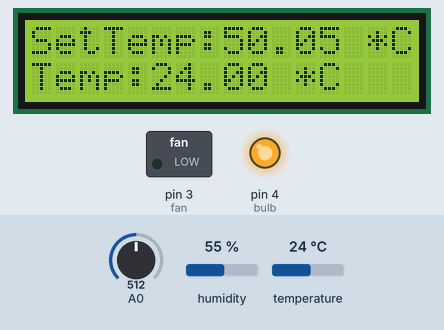
Recording of a sketch running on a simulated Arduino Uno, built with avr-gcc and run on an emulated ATmega328P. On the bench: 16×2 character LCD, switched loads named in the sketch (green lamp = pin HIGH), output pins drawn as LEDs (lit = HIGH). Inputs (shaded band) come from the test bench; at power-on: A0 = 512, temperature 24 °C, humidity 55 %.

Above: at 1.3 s.
1.4 s: A0 set to 259
At 2.3 s:
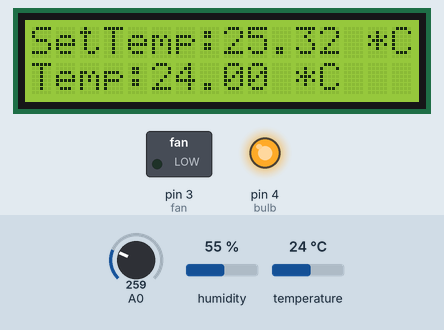
3.1 s: A0 set to 230
At 3.25 s:
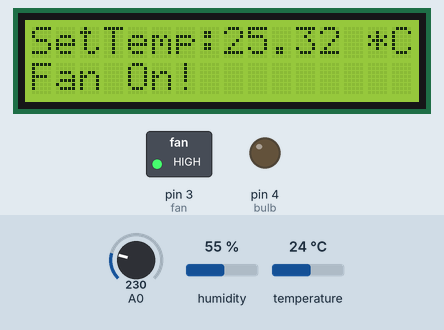
4.8 s: temperature set to 21 °C
At 6.49 s:
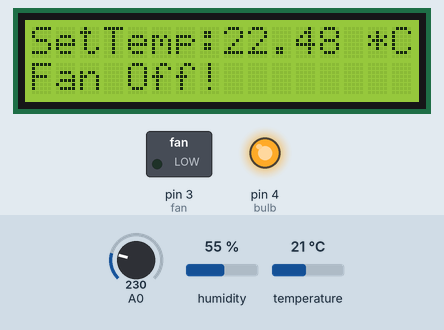
8.2 s: temperature set to 12 °C
At 8.7 s:
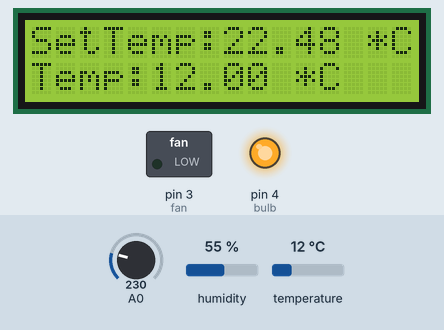
9.9 s: temperature set to 19 °C
At 11.8 s:
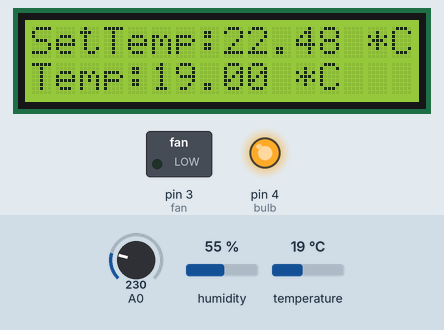
12.1 s: temperature set to 28 °C
At 13.8 s:
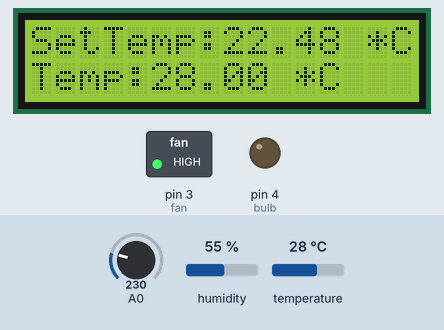
Timing chart, 0 to 15.3 s (numbered marks = the images above; inputs shaded):
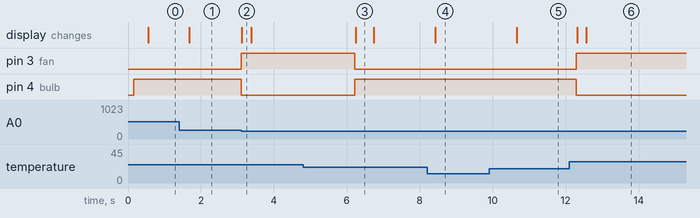

Measured:
- the behaviour switches between 246 and 245 on A0 (found by bisection; images 1 and 2)
- the behaviour switches between 23 and 22 °C on temperature (found by bisection; images 2 and 3)
- after the input at 1.4 s, the display: changes after 0.28 s (image 1)
- after the input at 3.1 s, pin 3 (fan): LOW → HIGH at once; pin 4 (bulb): HIGH → LOW at once; the display: changes at once (image 2)
- after the input at 4.8 s, pin 3 (fan): HIGH → LOW after 1.4 s; pin 4 (bulb): LOW → HIGH after 1.4 s; the display: changes after 1.4 s (image 3)
- after the input at 8.2 s, the display: changes after 0.22 s (image 4)
- after the input at 9.9 s, the display: changes after 0.76 s (image 5)
- after the input at 12.1 s, pin 3 (fan): LOW → HIGH after 0.19 s; pin 4 (bulb): HIGH → LOW after 0.19 s; the display: first changes after 0.21 s (image 6 shows a later state)

The sketch:

manny.ino
```cpp
#include <LiquidCrystal_I2C.h>

LiquidCrystal_I2C lcd(0x27, 16, 2);

#include "DHT.h"


#define bulb 4
#define fan 3


#define DHTPIN 2
#define DHTTYPE DHT11

#define on 1
#define off 0


DHT dht(DHTPIN, DHTTYPE);

struct Controller
{
  float setTemp = 30.0;
  bool fanState = off;
  unsigned long lastMillis = 0;
  bool toggle = false;

  void init(void)
  {
    pinMode(bulb, 1);
    pinMode(fan, 1);
    dht.begin();
    lcd.init();
    lcd.init();
    lcd.backlight();
    lcd.setCursor(0, 0);
  }

  float fmap(float val, float fromLow, float fromHigh, float toLow, float toHigh)
  {
    float norm = (val - fromLow) / (fromHigh - fromLow);
    float lerp = norm * (toHigh - toLow) + toLow;
    return lerp;
  }

  float measureTemp()
  {
    return dht.readTemperature();
  }

  void startFan()
  {
    digitalWrite(fan, 1);
  }

  void stopFan()
  {
    digitalWrite(fan, 0);
  }

  void OnLights()
  {
    digitalWrite(bulb, 1);
  }

  void OffLights()
  {
    digitalWrite(bulb, 0);
  }

  void clearLcdRow(int row)
  {
    lcd.setCursor(0, row);
    lcd.print("                ");
  }

  void run()
  {
    float temperature = measureTemp();
    float setTemp = fmap((float)analogRead(A0), 0, 1023.0, 0.0, 100.0);
    if (temperature > setTemp)
    {
      OffLights();
      startFan();
      if (!toggle)
      {
        clearLcdRow(1);
        lcd.setCursor(0, 1);
        lcd.print("Fan On!");
        delay(200);
        toggle = !toggle;
      }
    }
    if (temperature <= setTemp)
    {
      OnLights();
      stopFan();
      if (toggle)
      {
        clearLcdRow(1);
        lcd.setCursor(0, 1);
        lcd.print("Fan Off!");
        delay(200);
        toggle = !toggle;
      }
    }

    if (millis() - lastMillis >= 500)
    {
      clearLcdRow(0);
      lcd.setCursor(0, 0);
      lcd.print("SetTemp:" + String(setTemp) + " *C");
      clearLcdRow(1);
      lcd.setCursor(0, 1);
      lcd.print("Temp:" + String(temperature) + " *C");
      lastMillis = millis();
    }
  }

} controller;

void setup() {
  controller.init();
}

void loop() {
  controller.run();
}
```
